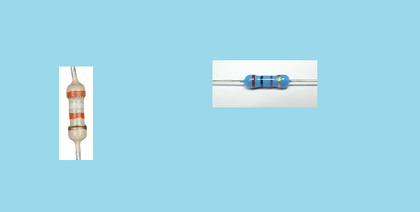
%> input picture Axel/images/test.png, 420 x 212 px, shrunk from 605 x 306 before the run
$ octave isolation_res1.m   (GNU Octave 9; MATLAB toolbox functions it lacks are replaced by stand-ins)
%> lines starting %> are read from the running program, lines starting %| are printed output that depends on the picture; in (x1, y1, x2, y2) boxes, pixels count from 0 and x2, y2 are one past the last pixel; in counts of white or black regions, pixels touching at a corner belong together; the program's own positions count from 1
### Axel/rotate.m
function [I_rot] = rotate(I)
%Authors : Axel BRUYERE/Hippolyte CADORET/Dorian FABREGUE

%Input :
%       ->I : Image à traiter

%Output :
%       ->I_rot : Image après rotation


I_g = rgb2gray(I);
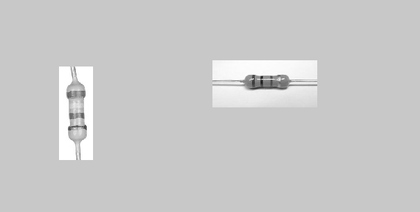
%> I_g: size 212x420 uint8; min 25, max 255, mean 202.1
BW = edge(I_g,'canny'); %Détection des contours
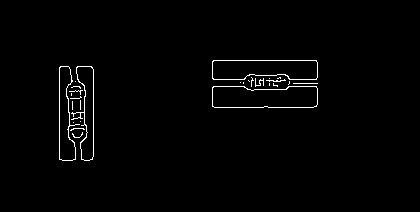
%> BW: size 212x420 logical; 1.4% white in thin lines or dots, all inside (x1, y1, x2, y2) = (59, 60, 318, 161)

%Récupération des lignes de l'image
[H,T,R] = hough(BW);
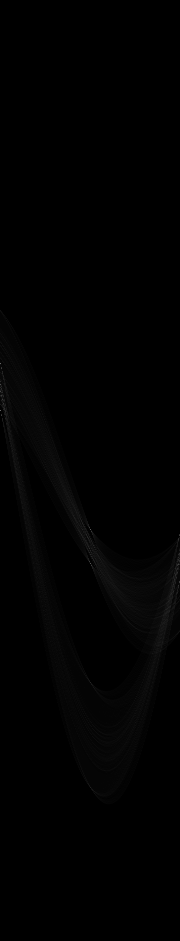
%> H: size 941x180 double; min 0, max 104, mean 1.3
%> T = 180 values from -90 to 89; R = 941 values from -470 to 470
P  = houghpeaks(H,5,'threshold',ceil(0.3*max(H(:))));
%> P = [411 1; 364 1; 530 91; 564 91; 385 1]
lines = houghlines(BW,T,R,P,'FillGap',5,'MinLength',7);
%> lines = 7 lines; point1 to point2 (x, y): (214, 61) to (317, 61), (215, 108) to (314, 108), (60, 68) to (60, 160), (94, 70) to (94, 157), (214, 87) to (245, 87), (289, 87) to (317, 87), (74, 87) to (85, 87)


vec1 = [lines(1).point2(1)-lines(1).point1(1),...
    lines(1).point2(2)-lines(1).point1(2)];
%> vec1 = [103 0]
ref = [0;1];

angle = acos((vec1*ref)/(norm(vec1)*norm(ref))) * 180 / pi;
%> angle = 90

I_rot = imrotate(I,90-angle);
%> I_rot is the input picture: size 212x420x3 uint8; mean R, G, B 159.3, 217.6, 232.9
[h,w,p] = size(I_rot);
%> h = 212; w = 420; p = 3
for i = 1:h
    for j = 1:w
        for k = 1:p
            if I_rot(i,j,k) == 0;
                I_rot(i,j,k) = I_rot(round(h/4),round(w/2),p);
            end
        end
    end
end
%> I_rot: size 212x420x3 uint8; under 0.01% of pixels changed, all inside (x1, y1, x2, y2) = (82, 115, 83, 116)

### Axel/isolation_res1.m
clear all;
close all;

I_rgb=rotate(imread('images/test.png'));
%I_rgb=imread('resistance_1.png');
%I_rgb=imread('resistance_bleue_2.png');
%I_rgb=imread('resistance_marron_3.png');
I=rgb2gray(I_rgb);

figure(1)
subplot(221)
imshow(I_rgb)

I_s=im2bw(I,0.8);
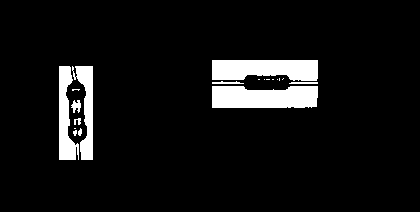
%> I_s: size 212x420 logical; 7.3% white; 19 white regions (10 under 20 px), largest, box (x1, y1, x2, y2) and area: (212, 86, 318, 108) 2138, (212, 60, 318, 81) 1939, (59, 66, 79, 160) 1116
I_s=imcomplement(I_s);

subplot(222)
imshow(I_s)

SE1= strel('diamond',10);
SE2= strel('diamond',4);
SE3= strel('rectangle',[1,8])

I_erode=imerode(I_s,SE2);
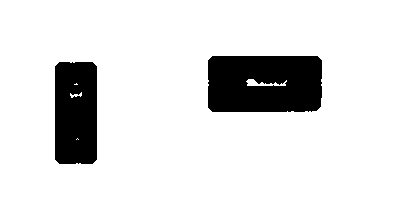
%> I_erode: size 212x420 logical; 88.4% white; 2 black regions, box (x1, y1, x2, y2) and area: (208, 56, 322, 112) 6162, (55, 62, 97, 164) 4195
I_erode=imerode(I_erode,SE2);
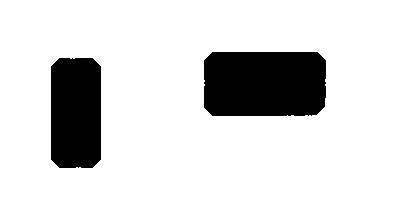
%> I_erode: size 212x420 logical; 85.4% white; 2 black regions, box (x1, y1, x2, y2) and area: (204, 52, 326, 116) 7615, (51, 58, 101, 168) 5348
%I_erode=imerode(I_erode,SE3);

subplot(223)
imshow(I_erode)

[row,col] = find(I_erode==1);
%> row = 76077 values from 1 to 212; col = 76077 values from 1 to 420

  n_d=max(row);
%> n_d = 212
  n_g=min(row);
%> n_g = 1
  n_h=min(col);
%> n_h = 1
  n_b=max(col)+5;
%> n_b = 425

%> (the run ends here)
